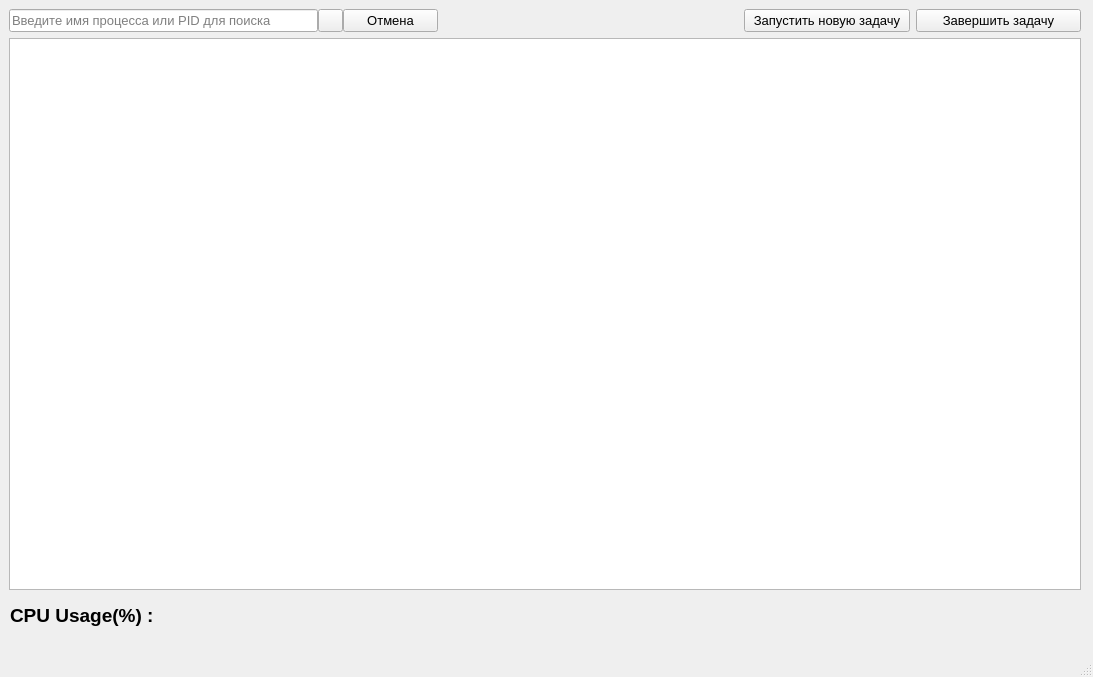
<?xml version="1.0" encoding="UTF-8"?>
<ui version="4.0">
 <class>MainWindow</class>
 <widget class="QMainWindow" name="MainWindow">
  <property name="geometry">
   <rect>
    <x>0</x>
    <y>0</y>
    <width>1093</width>
    <height>677</height>
   </rect>
  </property>
  <property name="maximumSize">
   <size>
    <width>1150</width>
    <height>700</height>
   </size>
  </property>
  <property name="windowTitle">
   <string>MainWindow</string>
  </property>
  <property name="windowIcon">
   <iconset resource="taskmanager.qrc">
    <normaloff>:/images/kak-otkryt-zapustit-dispetcher-zadach-v-os-windows.png</normaloff>:/images/kak-otkryt-zapustit-dispetcher-zadach-v-os-windows.png</iconset>
  </property>
  <property name="iconSize">
   <size>
    <width>50</width>
    <height>50</height>
   </size>
  </property>
  <widget class="QWidget" name="centralwidget">
   <widget class="QWidget" name="layoutWidget">
    <property name="geometry">
     <rect>
      <x>9</x>
      <y>9</y>
      <width>1072</width>
      <height>581</height>
     </rect>
    </property>
    <layout class="QVBoxLayout" name="verticalLayout">
     <item>
      <layout class="QHBoxLayout" name="horizontalLayout_2">
       <item>
        <layout class="QHBoxLayout" name="horizontalLayout">
         <property name="spacing">
          <number>0</number>
         </property>
         <item>
          <widget class="QLineEdit" name="lineEdit_searchField">
           <property name="minimumSize">
            <size>
             <width>309</width>
             <height>0</height>
            </size>
           </property>
           <property name="maximumSize">
            <size>
             <width>309</width>
             <height>16777215</height>
            </size>
           </property>
           <property name="font">
            <font>
             <pointsize>10</pointsize>
            </font>
           </property>
           <property name="placeholderText">
            <string>Введите имя процесса или PID для поиска</string>
           </property>
          </widget>
         </item>
         <item>
          <widget class="QPushButton" name="pushButton_searchButton">
           <property name="minimumSize">
            <size>
             <width>25</width>
             <height>0</height>
            </size>
           </property>
           <property name="maximumSize">
            <size>
             <width>25</width>
             <height>16777215</height>
            </size>
           </property>
           <property name="font">
            <font>
             <pointsize>10</pointsize>
            </font>
           </property>
           <property name="text">
            <string/>
           </property>
          </widget>
         </item>
         <item>
          <widget class="QPushButton" name="pushButton_clearSearchField">
           <property name="minimumSize">
            <size>
             <width>95</width>
             <height>0</height>
            </size>
           </property>
           <property name="maximumSize">
            <size>
             <width>95</width>
             <height>16777215</height>
            </size>
           </property>
           <property name="font">
            <font>
             <pointsize>10</pointsize>
            </font>
           </property>
           <property name="text">
            <string>Отмена</string>
           </property>
          </widget>
         </item>
        </layout>
       </item>
       <item>
        <spacer name="horizontalSpacer">
         <property name="orientation">
          <enum>Qt::Horizontal</enum>
         </property>
         <property name="sizeType">
          <enum>QSizePolicy::Fixed</enum>
         </property>
         <property name="sizeHint" stdset="0">
          <size>
           <width>300</width>
           <height>0</height>
          </size>
         </property>
        </spacer>
       </item>
       <item>
        <widget class="QPushButton" name="pushButton_startNewTask">
         <property name="font">
          <font>
           <pointsize>10</pointsize>
          </font>
         </property>
         <property name="toolTip">
          <string>&lt;html&gt;&lt;head/&gt;&lt;body&gt;&lt;p&gt;CTRL + N&lt;/p&gt;&lt;/body&gt;&lt;/html&gt;</string>
         </property>
         <property name="text">
          <string>Запустить новую задачу</string>
         </property>
         <property name="icon">
          <iconset resource="taskmanager.qrc">
           <normaloff>:/icons/images/task-26.png</normaloff>:/icons/images/task-26.png</iconset>
         </property>
        </widget>
       </item>
       <item>
        <widget class="QPushButton" name="pushButton_terminateProcess">
         <property name="font">
          <font>
           <pointsize>10</pointsize>
          </font>
         </property>
         <property name="text">
          <string>Завершить задачу</string>
         </property>
         <property name="icon">
          <iconset resource="taskmanager.qrc">
           <normaloff>:/icons/images/Ban-PNG-Clipart.png</normaloff>:/icons/images/Ban-PNG-Clipart.png</iconset>
         </property>
        </widget>
       </item>
      </layout>
     </item>
     <item>
      <widget class="QTableWidget" name="tableWidget_processes">
       <property name="autoScroll">
        <bool>false</bool>
       </property>
       <property name="textElideMode">
        <enum>Qt::ElideMiddle</enum>
       </property>
       <property name="sortingEnabled">
        <bool>false</bool>
       </property>
      </widget>
     </item>
    </layout>
   </widget>
   <widget class="QLabel" name="labelCPUload">
    <property name="geometry">
     <rect>
      <x>10</x>
      <y>600</y>
      <width>181</width>
      <height>31</height>
     </rect>
    </property>
    <property name="font">
     <font>
      <family>Arial</family>
      <pointsize>14</pointsize>
      <bold>true</bold>
     </font>
    </property>
    <property name="text">
     <string>CPU Usage(%) : </string>
    </property>
   </widget>
  </widget>
  <widget class="QMenuBar" name="menubar">
   <property name="geometry">
    <rect>
     <x>0</x>
     <y>0</y>
     <width>1093</width>
     <height>21</height>
    </rect>
   </property>
  </widget>
  <widget class="QStatusBar" name="statusbar"/>
  <action name="actionAboutProgram">
   <property name="text">
    <string>Об программе</string>
   </property>
  </action>
 </widget>
 <resources>
  <include location="taskmanager.qrc"/>
 </resources>
 <connections/>
</ui>
